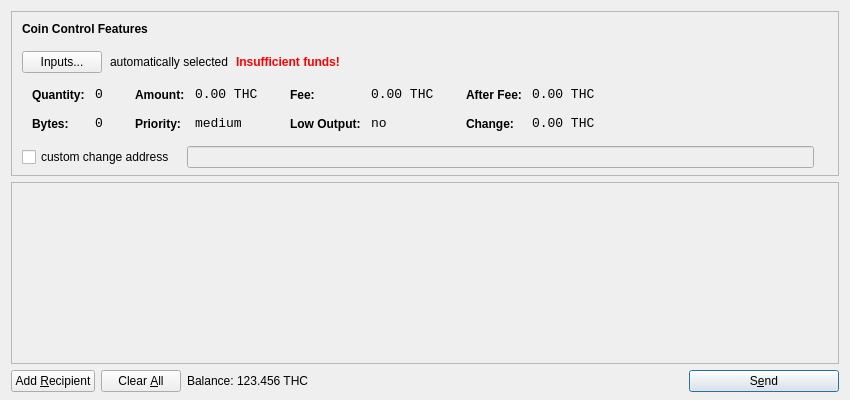
<?xml version="1.0" encoding="UTF-8"?>
<ui version="4.0">
 <class>SendCoinsDialog</class>
 <widget class="QDialog" name="SendCoinsDialog">
  <property name="geometry">
   <rect>
    <x>0</x>
    <y>0</y>
    <width>850</width>
    <height>400</height>
   </rect>
  </property>
  <property name="windowTitle">
   <string>Send Coins</string>
  </property>
  <layout class="QVBoxLayout" name="verticalLayout" stretch="0,1,0">
   <property name="bottomMargin">
    <number>8</number>
   </property>
   <item>
    <widget class="QFrame" name="frameCoinControl">
     <property name="sizePolicy">
      <sizepolicy hsizetype="Expanding" vsizetype="Expanding">
       <horstretch>0</horstretch>
       <verstretch>0</verstretch>
      </sizepolicy>
     </property>
     <property name="maximumSize">
      <size>
       <width>16777215</width>
       <height>16777215</height>
      </size>
     </property>
     <property name="frameShape">
      <enum>QFrame::StyledPanel</enum>
     </property>
     <property name="frameShadow">
      <enum>QFrame::Sunken</enum>
     </property>
     <layout class="QVBoxLayout" name="verticalLayoutCoinControl2">
      <property name="spacing">
       <number>6</number>
      </property>
      <property name="leftMargin">
       <number>0</number>
      </property>
      <property name="topMargin">
       <number>0</number>
      </property>
      <property name="rightMargin">
       <number>0</number>
      </property>
      <property name="bottomMargin">
       <number>6</number>
      </property>
      <item>
       <layout class="QVBoxLayout" name="verticalLayoutCoinControl" stretch="0,0,0,0,1">
        <property name="spacing">
         <number>0</number>
        </property>
        <property name="leftMargin">
         <number>10</number>
        </property>
        <property name="topMargin">
         <number>10</number>
        </property>
        <item>
         <layout class="QHBoxLayout" name="horizontalLayoutCoinControl1">
          <property name="bottomMargin">
           <number>15</number>
          </property>
          <item>
           <widget class="QLabel" name="labelCoinControlFeatures">
            <property name="sizePolicy">
             <sizepolicy hsizetype="Preferred" vsizetype="Maximum">
              <horstretch>0</horstretch>
              <verstretch>0</verstretch>
             </sizepolicy>
            </property>
            <property name="font">
             <font>
              <weight>75</weight>
              <bold>true</bold>
             </font>
            </property>
            <property name="styleSheet">
             <string notr="true">font-weight:bold;</string>
            </property>
            <property name="text">
             <string>Coin Control Features</string>
            </property>
           </widget>
          </item>
         </layout>
        </item>
        <item>
         <layout class="QHBoxLayout" name="horizontalLayoutCoinControl2" stretch="0,0,0,0">
          <property name="spacing">
           <number>8</number>
          </property>
          <property name="bottomMargin">
           <number>10</number>
          </property>
          <item>
           <widget class="QPushButton" name="pushButtonCoinControl">
            <property name="styleSheet">
             <string notr="true"/>
            </property>
            <property name="text">
             <string>Inputs...</string>
            </property>
           </widget>
          </item>
          <item>
           <widget class="QLabel" name="labelCoinControlAutomaticallySelected">
            <property name="text">
             <string>automatically selected</string>
            </property>
            <property name="margin">
             <number>5</number>
            </property>
           </widget>
          </item>
          <item>
           <widget class="QLabel" name="labelCoinControlInsuffFunds">
            <property name="font">
             <font>
              <weight>75</weight>
              <bold>true</bold>
             </font>
            </property>
            <property name="styleSheet">
             <string notr="true">color:red;font-weight:bold;</string>
            </property>
            <property name="text">
             <string>Insufficient funds!</string>
            </property>
            <property name="margin">
             <number>5</number>
            </property>
           </widget>
          </item>
          <item>
           <spacer name="horizontalSpacerCoinControl">
            <property name="orientation">
             <enum>Qt::Horizontal</enum>
            </property>
            <property name="sizeHint" stdset="0">
             <size>
              <width>40</width>
              <height>1</height>
             </size>
            </property>
           </spacer>
          </item>
         </layout>
        </item>
        <item>
         <widget class="QWidget" name="widgetCoinControl" native="true">
          <property name="sizePolicy">
           <sizepolicy hsizetype="Preferred" vsizetype="Preferred">
            <horstretch>0</horstretch>
            <verstretch>0</verstretch>
           </sizepolicy>
          </property>
          <property name="minimumSize">
           <size>
            <width>0</width>
            <height>0</height>
           </size>
          </property>
          <property name="styleSheet">
           <string notr="true"/>
          </property>
          <layout class="QHBoxLayout" name="horizontalLayoutCoinControl5">
           <property name="leftMargin">
            <number>0</number>
           </property>
           <property name="topMargin">
            <number>0</number>
           </property>
           <property name="rightMargin">
            <number>0</number>
           </property>
           <property name="bottomMargin">
            <number>0</number>
           </property>
           <item>
            <layout class="QHBoxLayout" name="horizontalLayoutCoinControl3" stretch="0,0,0,1">
             <property name="spacing">
              <number>20</number>
             </property>
             <property name="topMargin">
              <number>0</number>
             </property>
             <property name="bottomMargin">
              <number>10</number>
             </property>
             <item>
              <layout class="QFormLayout" name="formLayoutCoinControl1">
               <property name="horizontalSpacing">
                <number>10</number>
               </property>
               <property name="verticalSpacing">
                <number>14</number>
               </property>
               <property name="leftMargin">
                <number>10</number>
               </property>
               <property name="topMargin">
                <number>4</number>
               </property>
               <property name="rightMargin">
                <number>6</number>
               </property>
               <item row="0" column="0">
                <widget class="QLabel" name="labelCoinControlQuantityText">
                 <property name="styleSheet">
                  <string notr="true">font-weight:bold;</string>
                 </property>
                 <property name="text">
                  <string>Quantity:</string>
                 </property>
                 <property name="margin">
                  <number>0</number>
                 </property>
                </widget>
               </item>
               <item row="0" column="1">
                <widget class="QLabel" name="labelCoinControlQuantity">
                 <property name="font">
                  <font>
                   <family>Monospace</family>
                   <pointsize>10</pointsize>
                  </font>
                 </property>
                 <property name="cursor">
                  <cursorShape>IBeamCursor</cursorShape>
                 </property>
                 <property name="contextMenuPolicy">
                  <enum>Qt::ActionsContextMenu</enum>
                 </property>
                 <property name="text">
                  <string notr="true">0</string>
                 </property>
                 <property name="margin">
                  <number>0</number>
                 </property>
                 <property name="textInteractionFlags">
                  <set>Qt::LinksAccessibleByMouse|Qt::TextSelectableByKeyboard|Qt::TextSelectableByMouse</set>
                 </property>
                </widget>
               </item>
               <item row="1" column="0">
                <widget class="QLabel" name="labelCoinControlBytesText">
                 <property name="styleSheet">
                  <string notr="true">font-weight:bold;</string>
                 </property>
                 <property name="text">
                  <string>Bytes:</string>
                 </property>
                </widget>
               </item>
               <item row="1" column="1">
                <widget class="QLabel" name="labelCoinControlBytes">
                 <property name="font">
                  <font>
                   <family>Monospace</family>
                   <pointsize>10</pointsize>
                  </font>
                 </property>
                 <property name="cursor">
                  <cursorShape>IBeamCursor</cursorShape>
                 </property>
                 <property name="contextMenuPolicy">
                  <enum>Qt::ActionsContextMenu</enum>
                 </property>
                 <property name="text">
                  <string notr="true">0</string>
                 </property>
                 <property name="textInteractionFlags">
                  <set>Qt::LinksAccessibleByMouse|Qt::TextSelectableByKeyboard|Qt::TextSelectableByMouse</set>
                 </property>
                </widget>
               </item>
              </layout>
             </item>
             <item>
              <layout class="QFormLayout" name="formLayoutCoinControl2">
               <property name="horizontalSpacing">
                <number>10</number>
               </property>
               <property name="verticalSpacing">
                <number>14</number>
               </property>
               <property name="leftMargin">
                <number>6</number>
               </property>
               <property name="topMargin">
                <number>4</number>
               </property>
               <property name="rightMargin">
                <number>6</number>
               </property>
               <item row="0" column="0">
                <widget class="QLabel" name="labelCoinControlAmountText">
                 <property name="styleSheet">
                  <string notr="true">font-weight:bold;</string>
                 </property>
                 <property name="text">
                  <string>Amount:</string>
                 </property>
                 <property name="margin">
                  <number>0</number>
                 </property>
                </widget>
               </item>
               <item row="0" column="1">
                <widget class="QLabel" name="labelCoinControlAmount">
                 <property name="font">
                  <font>
                   <family>Monospace</family>
                   <pointsize>10</pointsize>
                  </font>
                 </property>
                 <property name="cursor">
                  <cursorShape>IBeamCursor</cursorShape>
                 </property>
                 <property name="contextMenuPolicy">
                  <enum>Qt::ActionsContextMenu</enum>
                 </property>
                 <property name="text">
                  <string notr="true">0.00 THC</string>
                 </property>
                 <property name="textInteractionFlags">
                  <set>Qt::LinksAccessibleByMouse|Qt::TextSelectableByKeyboard|Qt::TextSelectableByMouse</set>
                 </property>
                </widget>
               </item>
               <item row="1" column="0">
                <widget class="QLabel" name="labelCoinControlPriorityText">
                 <property name="styleSheet">
                  <string notr="true">font-weight:bold;</string>
                 </property>
                 <property name="text">
                  <string>Priority:</string>
                 </property>
                </widget>
               </item>
               <item row="1" column="1">
                <widget class="QLabel" name="labelCoinControlPriority">
                 <property name="font">
                  <font>
                   <family>Monospace</family>
                   <pointsize>10</pointsize>
                  </font>
                 </property>
                 <property name="cursor">
                  <cursorShape>IBeamCursor</cursorShape>
                 </property>
                 <property name="contextMenuPolicy">
                  <enum>Qt::ActionsContextMenu</enum>
                 </property>
                 <property name="text">
                  <string>medium</string>
                 </property>
                 <property name="textInteractionFlags">
                  <set>Qt::LinksAccessibleByMouse|Qt::TextSelectableByKeyboard|Qt::TextSelectableByMouse</set>
                 </property>
                </widget>
               </item>
              </layout>
             </item>
             <item>
              <layout class="QFormLayout" name="formLayoutCoinControl3">
               <property name="horizontalSpacing">
                <number>10</number>
               </property>
               <property name="verticalSpacing">
                <number>14</number>
               </property>
               <property name="leftMargin">
                <number>6</number>
               </property>
               <property name="topMargin">
                <number>4</number>
               </property>
               <property name="rightMargin">
                <number>6</number>
               </property>
               <item row="0" column="0">
                <widget class="QLabel" name="labelCoinControlFeeText">
                 <property name="styleSheet">
                  <string notr="true">font-weight:bold;</string>
                 </property>
                 <property name="text">
                  <string>Fee:</string>
                 </property>
                 <property name="margin">
                  <number>0</number>
                 </property>
                </widget>
               </item>
               <item row="0" column="1">
                <widget class="QLabel" name="labelCoinControlFee">
                 <property name="font">
                  <font>
                   <family>Monospace</family>
                   <pointsize>10</pointsize>
                  </font>
                 </property>
                 <property name="cursor">
                  <cursorShape>IBeamCursor</cursorShape>
                 </property>
                 <property name="contextMenuPolicy">
                  <enum>Qt::ActionsContextMenu</enum>
                 </property>
                 <property name="text">
                  <string notr="true">0.00 THC</string>
                 </property>
                 <property name="textInteractionFlags">
                  <set>Qt::LinksAccessibleByMouse|Qt::TextSelectableByKeyboard|Qt::TextSelectableByMouse</set>
                 </property>
                </widget>
               </item>
               <item row="1" column="0">
                <widget class="QLabel" name="labelCoinControlLowOutputText">
                 <property name="styleSheet">
                  <string notr="true">font-weight:bold;</string>
                 </property>
                 <property name="text">
                  <string>Low Output:</string>
                 </property>
                </widget>
               </item>
               <item row="1" column="1">
                <widget class="QLabel" name="labelCoinControlLowOutput">
                 <property name="font">
                  <font>
                   <family>Monospace</family>
                   <pointsize>10</pointsize>
                  </font>
                 </property>
                 <property name="cursor">
                  <cursorShape>IBeamCursor</cursorShape>
                 </property>
                 <property name="contextMenuPolicy">
                  <enum>Qt::ActionsContextMenu</enum>
                 </property>
                 <property name="text">
                  <string>no</string>
                 </property>
                 <property name="textInteractionFlags">
                  <set>Qt::LinksAccessibleByMouse|Qt::TextSelectableByKeyboard|Qt::TextSelectableByMouse</set>
                 </property>
                </widget>
               </item>
              </layout>
             </item>
             <item>
              <layout class="QFormLayout" name="formLayoutCoinControl4">
               <property name="horizontalSpacing">
                <number>10</number>
               </property>
               <property name="verticalSpacing">
                <number>14</number>
               </property>
               <property name="leftMargin">
                <number>6</number>
               </property>
               <property name="topMargin">
                <number>4</number>
               </property>
               <property name="rightMargin">
                <number>6</number>
               </property>
               <item row="0" column="0">
                <widget class="QLabel" name="labelCoinControlAfterFeeText">
                 <property name="styleSheet">
                  <string notr="true">font-weight:bold;</string>
                 </property>
                 <property name="text">
                  <string>After Fee:</string>
                 </property>
                 <property name="margin">
                  <number>0</number>
                 </property>
                </widget>
               </item>
               <item row="0" column="1">
                <widget class="QLabel" name="labelCoinControlAfterFee">
                 <property name="font">
                  <font>
                   <family>Monospace</family>
                   <pointsize>10</pointsize>
                  </font>
                 </property>
                 <property name="cursor">
                  <cursorShape>IBeamCursor</cursorShape>
                 </property>
                 <property name="contextMenuPolicy">
                  <enum>Qt::ActionsContextMenu</enum>
                 </property>
                 <property name="text">
                  <string notr="true">0.00 THC</string>
                 </property>
                 <property name="textInteractionFlags">
                  <set>Qt::LinksAccessibleByMouse|Qt::TextSelectableByKeyboard|Qt::TextSelectableByMouse</set>
                 </property>
                </widget>
               </item>
               <item row="1" column="0">
                <widget class="QLabel" name="labelCoinControlChangeText">
                 <property name="styleSheet">
                  <string notr="true">font-weight:bold;</string>
                 </property>
                 <property name="text">
                  <string>Change:</string>
                 </property>
                </widget>
               </item>
               <item row="1" column="1">
                <widget class="QLabel" name="labelCoinControlChange">
                 <property name="font">
                  <font>
                   <family>Monospace</family>
                   <pointsize>10</pointsize>
                  </font>
                 </property>
                 <property name="cursor">
                  <cursorShape>IBeamCursor</cursorShape>
                 </property>
                 <property name="contextMenuPolicy">
                  <enum>Qt::ActionsContextMenu</enum>
                 </property>
                 <property name="text">
                  <string notr="true">0.00 THC</string>
                 </property>
                 <property name="textInteractionFlags">
                  <set>Qt::LinksAccessibleByMouse|Qt::TextSelectableByKeyboard|Qt::TextSelectableByMouse</set>
                 </property>
                </widget>
               </item>
              </layout>
             </item>
            </layout>
           </item>
          </layout>
         </widget>
        </item>
        <item>
         <layout class="QHBoxLayout" name="horizontalLayoutCoinControl4" stretch="0,0,0">
          <property name="spacing">
           <number>12</number>
          </property>
          <property name="sizeConstraint">
           <enum>QLayout::SetDefaultConstraint</enum>
          </property>
          <property name="topMargin">
           <number>5</number>
          </property>
          <property name="rightMargin">
           <number>5</number>
          </property>
          <item>
           <widget class="QCheckBox" name="checkBoxCoinControlChange">
            <property name="text">
             <string>custom change address</string>
            </property>
           </widget>
          </item>
          <item>
           <widget class="QLineEdit" name="lineEditCoinControlChange">
            <property name="enabled">
             <bool>false</bool>
            </property>
            <property name="sizePolicy">
             <sizepolicy hsizetype="Expanding" vsizetype="Fixed">
              <horstretch>0</horstretch>
              <verstretch>0</verstretch>
             </sizepolicy>
            </property>
           </widget>
          </item>
          <item>
           <widget class="QLabel" name="labelCoinControlChangeLabel">
            <property name="sizePolicy">
             <sizepolicy hsizetype="Preferred" vsizetype="Expanding">
              <horstretch>0</horstretch>
              <verstretch>0</verstretch>
             </sizepolicy>
            </property>
            <property name="minimumSize">
             <size>
              <width>0</width>
              <height>0</height>
             </size>
            </property>
            <property name="text">
             <string/>
            </property>
            <property name="margin">
             <number>3</number>
            </property>
           </widget>
          </item>
         </layout>
        </item>
        <item>
         <spacer name="verticalSpacerCoinControl">
          <property name="orientation">
           <enum>Qt::Vertical</enum>
          </property>
          <property name="sizeHint" stdset="0">
           <size>
            <width>800</width>
            <height>1</height>
           </size>
          </property>
         </spacer>
        </item>
       </layout>
      </item>
     </layout>
    </widget>
   </item>
   <item>
    <widget class="QScrollArea" name="scrollArea">
     <property name="widgetResizable">
      <bool>true</bool>
     </property>
     <widget class="QWidget" name="scrollAreaWidgetContents">
      <property name="geometry">
       <rect>
        <x>0</x>
        <y>0</y>
        <width>830</width>
        <height>172</height>
       </rect>
      </property>
      <layout class="QVBoxLayout" name="verticalLayout_2">
       <property name="leftMargin">
        <number>0</number>
       </property>
       <property name="topMargin">
        <number>0</number>
       </property>
       <property name="rightMargin">
        <number>0</number>
       </property>
       <property name="bottomMargin">
        <number>0</number>
       </property>
       <item>
        <layout class="QVBoxLayout" name="entries">
         <property name="spacing">
          <number>6</number>
         </property>
        </layout>
       </item>
       <item>
        <spacer name="verticalSpacer">
         <property name="orientation">
          <enum>Qt::Vertical</enum>
         </property>
         <property name="sizeHint" stdset="0">
          <size>
           <width>20</width>
           <height>40</height>
          </size>
         </property>
        </spacer>
       </item>
      </layout>
     </widget>
    </widget>
   </item>
   <item>
    <layout class="QHBoxLayout" name="horizontalLayout">
     <item>
      <widget class="QPushButton" name="addButton">
       <property name="toolTip">
        <string>Send to multiple recipients at once</string>
       </property>
       <property name="text">
        <string>Add &amp;Recipient</string>
       </property>
       <property name="icon">
        <iconset resource="../bitcoin.qrc">
         <normaloff>:/icons/add</normaloff>:/icons/add</iconset>
       </property>
       <property name="autoDefault">
        <bool>false</bool>
       </property>
      </widget>
     </item>
     <item>
      <widget class="QPushButton" name="clearButton">
       <property name="sizePolicy">
        <sizepolicy hsizetype="Minimum" vsizetype="Fixed">
         <horstretch>0</horstretch>
         <verstretch>0</verstretch>
        </sizepolicy>
       </property>
       <property name="toolTip">
        <string>Remove all transaction fields</string>
       </property>
       <property name="text">
        <string>Clear &amp;All</string>
       </property>
       <property name="icon">
        <iconset resource="../bitcoin.qrc">
         <normaloff>:/icons/remove</normaloff>:/icons/remove</iconset>
       </property>
       <property name="autoRepeatDelay">
        <number>300</number>
       </property>
       <property name="autoDefault">
        <bool>false</bool>
       </property>
      </widget>
     </item>
     <item>
      <layout class="QHBoxLayout" name="horizontalLayout_2">
       <property name="spacing">
        <number>3</number>
       </property>
       <item>
        <widget class="QLabel" name="label">
         <property name="text">
          <string>Balance:</string>
         </property>
        </widget>
       </item>
       <item>
        <widget class="QLabel" name="labelBalance">
         <property name="cursor">
          <cursorShape>IBeamCursor</cursorShape>
         </property>
         <property name="text">
          <string>123.456 THC</string>
         </property>
         <property name="textInteractionFlags">
          <set>Qt::LinksAccessibleByMouse|Qt::TextSelectableByKeyboard|Qt::TextSelectableByMouse</set>
         </property>
        </widget>
       </item>
      </layout>
     </item>
     <item>
      <spacer name="horizontalSpacer">
       <property name="orientation">
        <enum>Qt::Horizontal</enum>
       </property>
       <property name="sizeHint" stdset="0">
        <size>
         <width>40</width>
         <height>20</height>
        </size>
       </property>
      </spacer>
     </item>
     <item>
      <widget class="QPushButton" name="sendButton">
       <property name="minimumSize">
        <size>
         <width>150</width>
         <height>0</height>
        </size>
       </property>
       <property name="toolTip">
        <string>Confirm the send action</string>
       </property>
       <property name="text">
        <string>S&amp;end</string>
       </property>
       <property name="icon">
        <iconset resource="../bitcoin.qrc">
         <normaloff>:/icons/send</normaloff>:/icons/send</iconset>
       </property>
       <property name="default">
        <bool>true</bool>
       </property>
      </widget>
     </item>
    </layout>
   </item>
  </layout>
 </widget>
 <resources>
  <include location="../bitcoin.qrc"/>
 </resources>
 <connections/>
</ui>
